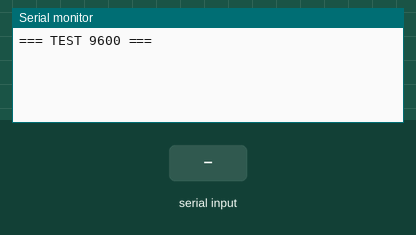
Simulated run of this sketch. Board: Arduino Uno, built with avr-gcc and run on an emulated ATmega328P. On the bench: the last lines printed to the serial monitor. Inputs (shaded band) come from the test bench.

Above: at 1.2 s.
1.3 s: "1" received over the second serial link
At 2.4 s:
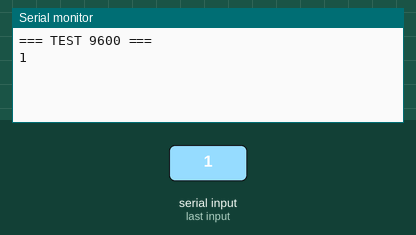
2.8 s: "0" received over the second serial link
At 3.5 s:
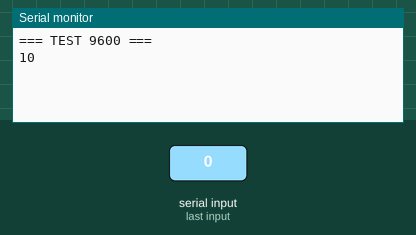

The sketch:

17_WIFI_02.ino
```cpp
#include <SoftwareSerial.h>

SoftwareSerial myESP(2, 3); // D2 = RX (ESP TX), D3 = TX (ESP RX)

// ESP 모듈 속도가 9600으로 바뀌었는지 확인

void setup() {
  Serial.begin(9600);
  myESP.begin(9600);
  Serial.println("=== TEST 9600 ===");
}

void loop() {
  if (myESP.available()) {
    Serial.write(myESP.read());
  }

   if (Serial.available()) {
    myESP.write(Serial.read());
  }
}
```

Measured:
- after the input at 1.3 s, the serial monitor: prints a new line at once (image 1)
- after the input at 2.8 s, the serial monitor: prints a new line at once (image 2)
